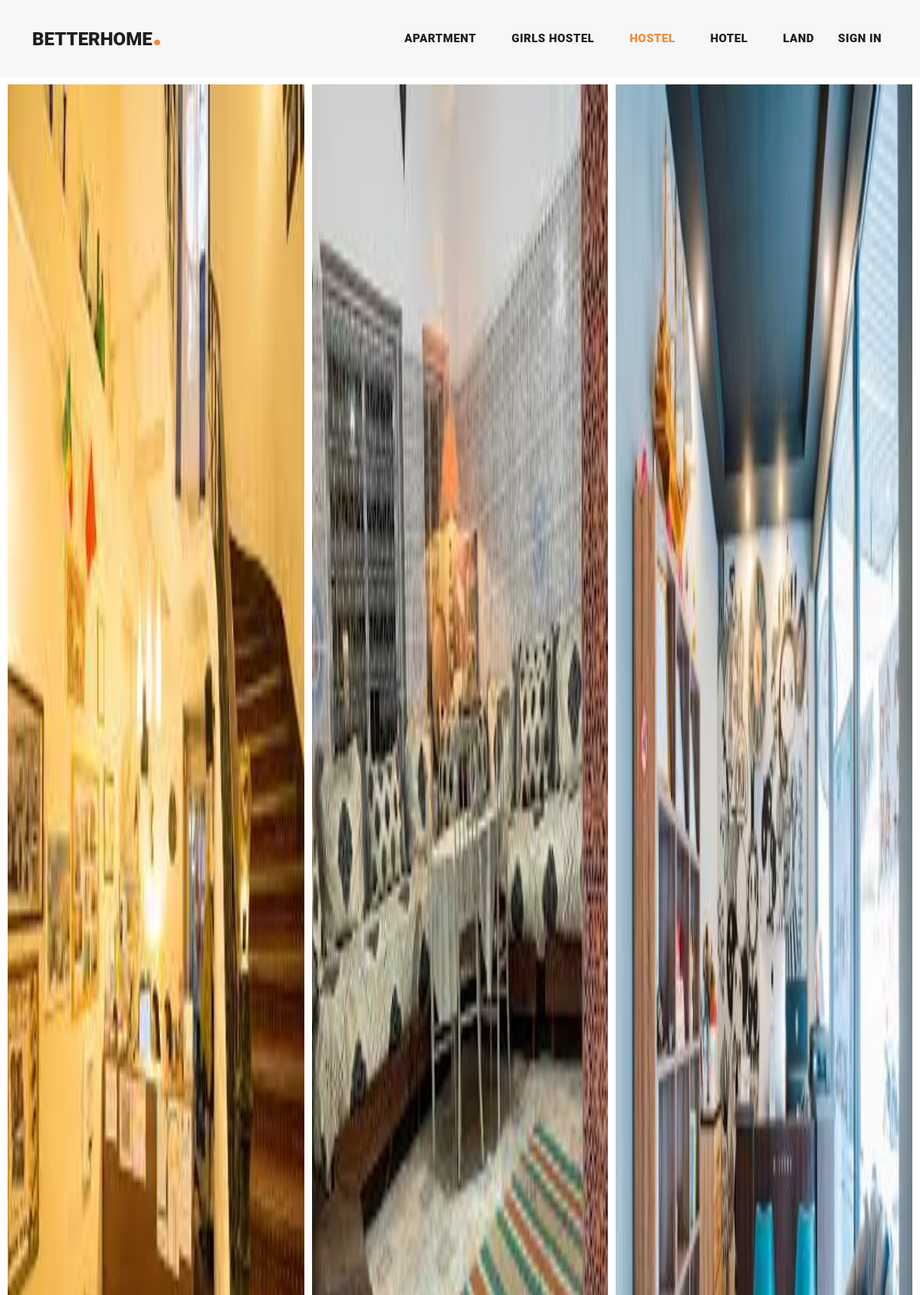
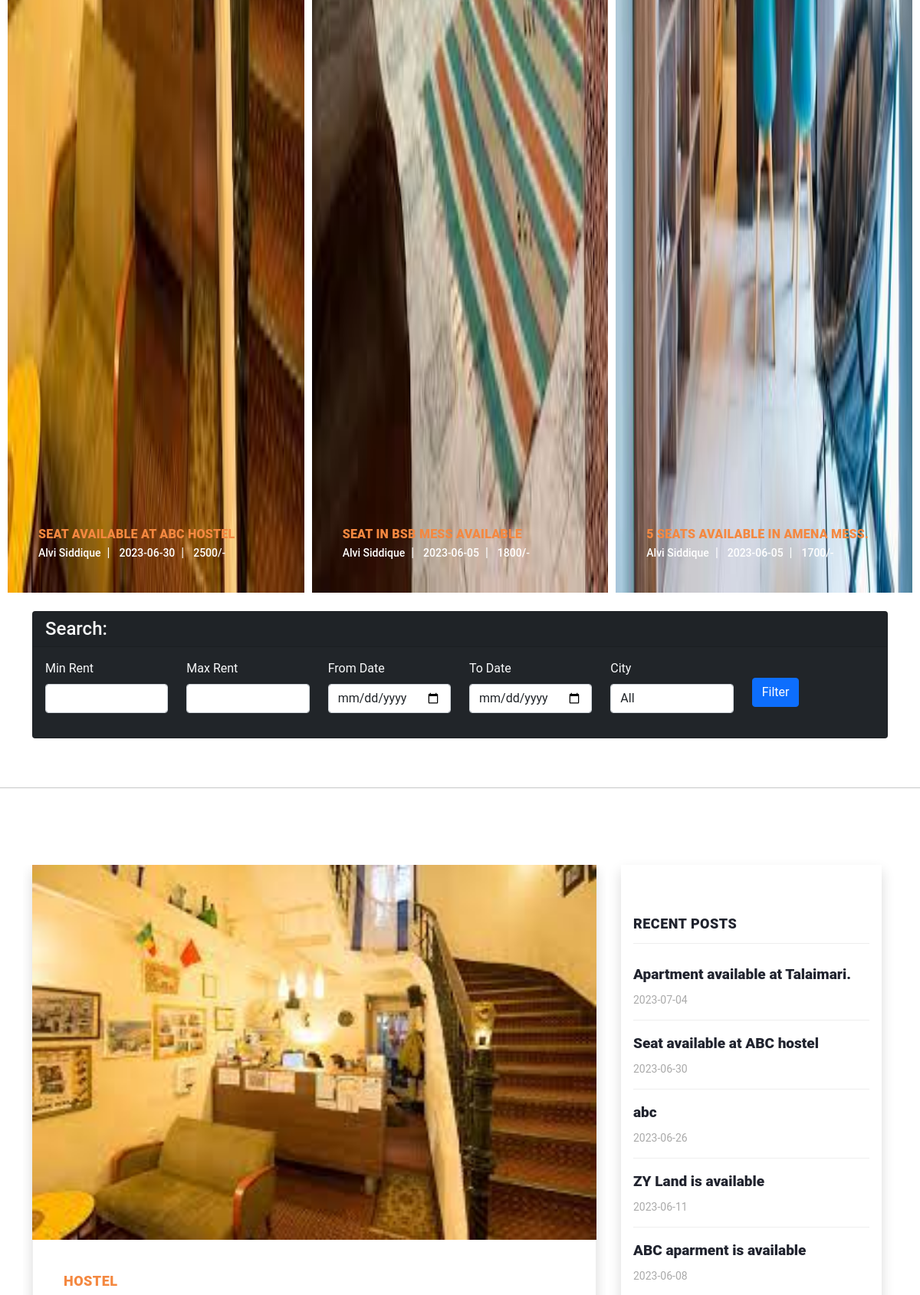
Screenshot of /index.php?status=filterctg&&ctg=Hostel&&cat_id=7 (upper part) with the database file from the repository (2 pictures, top to bottom).
### tables this page shows
CREATE TABLE `category` (
  `cat_id` int(255) NOT NULL,
  `cat_name` text NOT NULL,
  `cat_des` text NOT NULL,
  `ctg_author_id` int(11) NOT NULL
);

### Admin/class/function.php (called while the page is built, shortened)
<?php
    class adminBlog{
        protected function connect() {
            try{
                $username="root";
                $password="";
                $dbh=new PDO('mysql:host=localhost;dbname=house_renting',$username,$password);
                return $dbh;
            }
            catch(PDOException $e){
                print "Error!: ".$e->getMessage()."<br>";
                die();
            }
        }
        public function display_category(){
            $stmt=$this->connect()->prepare("SELECT * FROM category ORDER BY cat_name;");
            if( ( !$stmt->execute(array()) ) || ($stmt->rowCount() == 0) ){
                $stmt=null;
                exit();
            }
            $category =$stmt->fetchAll(PDO::FETCH_ASSOC);
            return $category;
        }
    }
?>

### includes/header.php (shortened to what this page needs)
<header class="">
    <nav class="navbar navbar-expand-lg">
    <div class="container">
        <a class="navbar-brand" href="index.php"><h2>BetterHome<em>.</em></h2></a>
        <div class="collapse navbar-collapse" id="navbarResponsive">
        <ul class="navbar-nav ml-auto">
        <?php foreach($getcat as $category){
            if(isset($_GET['status'])){
                if($_GET['status']=='filterctg' and $_GET['ctg']==$category['cat_name']){
                    echo '<li class="nav-item active">';
                }
                else{
                    echo '<li class="nav-item">';
                }
            }
            else{
                echo '<li class="nav-item">';
            }
            ?>
            <a class="nav-link" href="index.php?status=filterctg&&ctg=<?php echo $category['cat_name']; ?>&&cat_id=<?php echo $category['cat_id']; ?>">
                <?php echo $category['cat_name']; ?>
            </a>
            </li>
        <?php } ?>
            <li>
            <a class="nav-link" href="Admin/index.php">Sign In</a>
            </li>
        </ul>
        </div>
    </div>
    </nav>
</header>

### assets/css/templatemo-stand-blog.css (style rules this page uses)
body { font-family: 'Roboto', sans-serif; overflow-x: hidden; text-rendering: optimizeLegibility; -webkit-font-smoothing: antialiased; -moz-osx-font-smoothing: grayscale; }
a { text-decoration: none!important; }
ul { padding: 0; margin: 0; list-style: none; }
h1,h2,h3,h4,h5,h6 { margin: 0px; }
header { position: absolute; z-index: 99999; width: 100%; height: 100px; background-color: #f7f7f7; -webkit-transition: all 0.3s ease-in-out 0s; -moz-transition: all 0.3s ease-in-out 0s; -o-transition: all 0.3s ease-in-out 0s; transition: all 0.3s ease-in-out 0s; }
header .navbar { padding: 25px 0px; }
.navbar .navbar-brand { float: left; margin-top: -12px; outline: none; }
.navbar .navbar-brand h2 { color: #1e1e1e; text-transform: uppercase; font-size: 24px; font-weight: 900; -webkit-transition: all .3s ease 0s; -moz-transition: all .3s ease 0s; -o-transition: all .3s ease 0s; transition: all .3s ease 0s; }
.navbar .navbar-brand h2 em { font-size: 44px; font-style: normal; color: #f48840; }
#navbarResponsive { z-index: 999; }
.navbar-collapse { text-align: center; }
.navbar .navbar-nav .nav-item { margin: 0px 15px; }
.navbar .navbar-nav a.nav-link { text-transform: capitalize; font-size: 15px; font-weight: 800; text-transform: uppercase; letter-spacing: 0.5px; color: #1e1e1e; transition: all 0.3s; }
.navbar .navbar-nav .nav-link:hover, .navbar .navbar-nav .active>.nav-link, .navbar .navbar-nav .nav-link.active, .navbar .navbar-nav .nav-link.show, .navbar .navbar-nav .show>.nav-link { color: #f48840; }

### rows the page displays
category: cat_name "APARTMENT"
category: cat_name "GIRLS HOSTEL"
category: cat_name "HOSTEL"
category: cat_name "HOTEL"
category: cat_name "LAND"

### other values shown
$postdata['post_title'] "SEAT AVAILABLE AT ABC HOSTEL"
$postdata['user_name'] "Alvi Siddique"
$postdata['post_date'] "2023-06-30"
$postdata['rent_amount'] "2500"
$postdata['post_title'] "SEAT IN BSB MESS AVAILABLE"
$postdata['post_date'] "2023-06-05"
$postdata['rent_amount'] "1800"
$postdata['post_title'] "5 SEATS AVAILABLE IN AMENA MESS."
$postdata['rent_amount'] "1700"
$postdata['cat_name'] "HOSTEL"
$postdata['post_title'] "Apartment available at Talaimari."
$postdata['post_date'] "2023-07-04"
$postdata['post_title'] "Seat available at ABC hostel"
$postdata['post_title'] "abc"
$postdata['post_date'] "2023-06-26"
